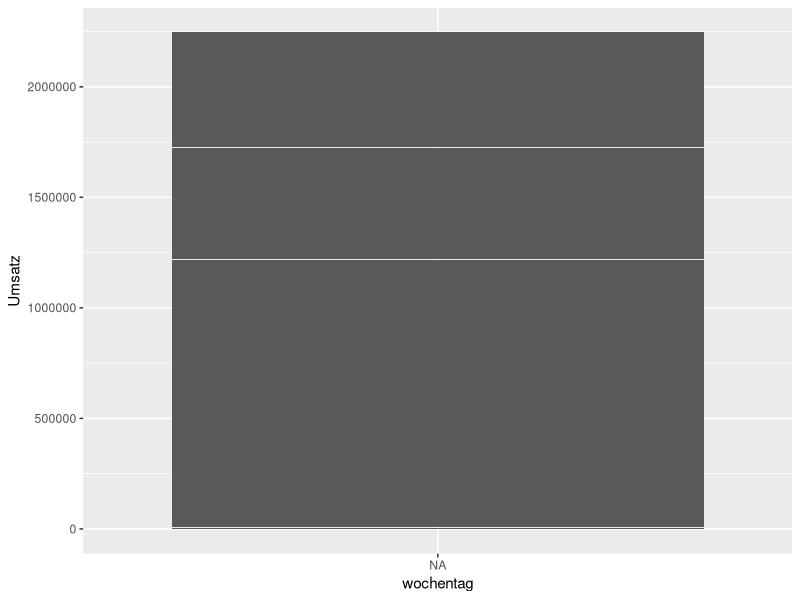
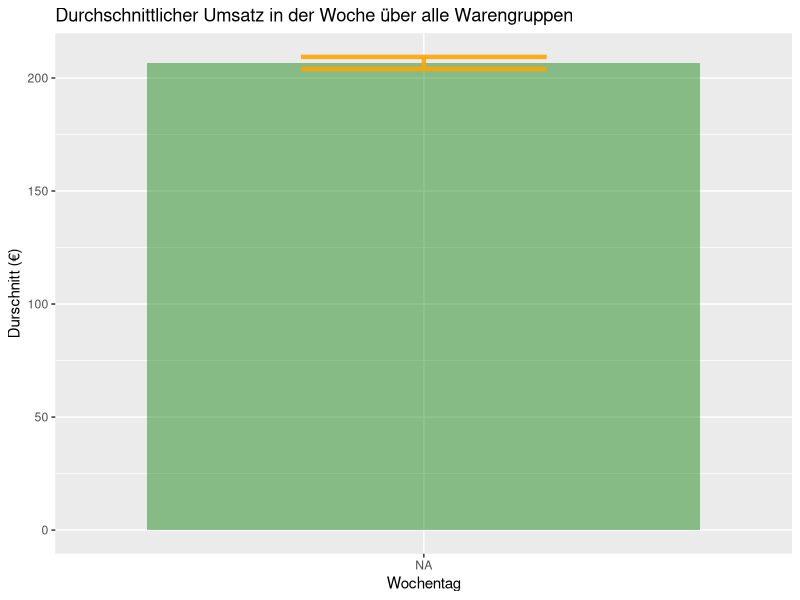
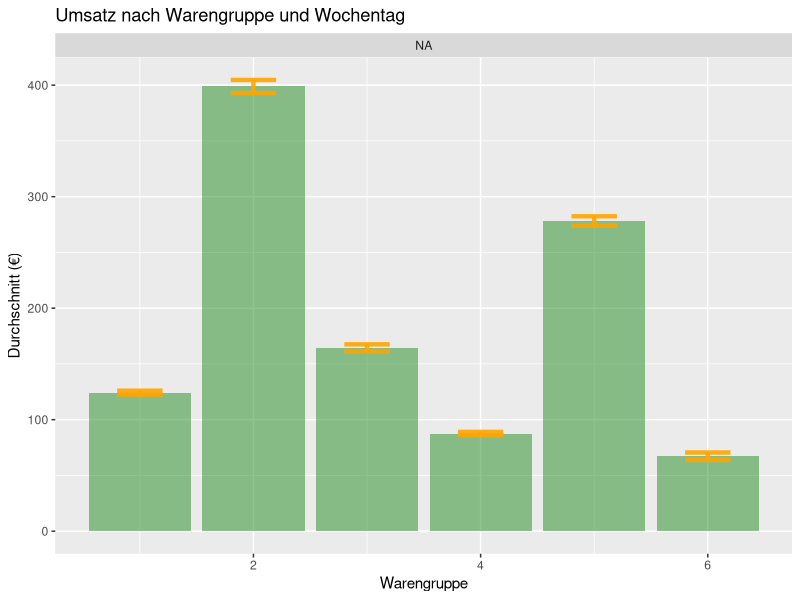

These figures' R source, in order:
## ---- chunk 1
#Laden der Bibliotheken

library(readr)
library(tidyverse)
library(lubridate)
library(ggplot2)
library(dplyr)
## ---- chunk 2
#Einlesen der Daten

umsatz <- read_csv("umsatzdaten_gekuerzt.csv", 
    col_types = cols(Datum = col_datetime(format = " %Y-%m-%d   "))) #Eingeben des Datums
## ---- chunk 3

#Wochentage allgemein


#Erstellung der Variable mit Wochentag

umsatz$wochentag <- weekdays(umsatz$Datum)

#Tage ordnen
umsatz$wochentag <- factor(umsatz$wochentag , levels= c("Montag","Dienstag","Mittwoch","Donnerstag","Freitag","Samstag","Sonntag"))

umsatz[order(umsatz$wochentag), ]
#Balkendiagramm der Umsätze von Warengruppe 1 je Wochentag (ohne Konfidenzintervall)

ggplot(umsatz) +
  geom_bar(aes(x = wochentag, y = Umsatz), stat = "identity")


#Balkendiagramm der Umsätze aller Warengruppen je Wochentag (ohne Konfidenzintervall)
# Berechnung von Mittelwerten, Standardabweichungen, Standardfehlern und Konfidenzintervallen
#n ist einfach nur praktisch und z?hlt die Wochentage
my_sum_week<- umsatz %>%
  group_by(wochentag) %>%
  summarise(
    n=n(), #ist praktisch, weil es die Anzahl z?hlt
    mean=mean(Umsatz),
    sd=sd(Umsatz),
    summe=sum(Umsatz)) %>%
  mutate( se=sd/sqrt(n))  %>%
  mutate( ic=se * qt((1-0.05)/2 + .5, n-1))

# Confidence Interval
ggplot(my_sum_week) +
  geom_bar( aes(x=wochentag, y=mean), stat="identity", fill="forestgreen", alpha=0.5) +
  geom_errorbar( aes(x=wochentag, ymin=mean-ic, ymax=mean+ic), width=0.4, colour="orange", alpha=0.9, size=1.5) +
  xlab("Wochentag")+
  ylab("Durschnitt (€)")+
  ggtitle("Durchschnittlicher Umsatz in der Woche über alle Warengruppen")

## ---- chunk 4

#Tabelle für den Umsatz nach Warengruppen  und  Wochentagen
ware_week<- umsatz %>%
  group_by(wochentag, Warengruppe) %>%
  summarise(
    n=n(), #ist praktisch, weil es die Anzahl z?hlt
    mean=mean(Umsatz),
    sd=sd(Umsatz),
    summe=sum(Umsatz)
  ) %>%
  mutate( se=sd/sqrt(n))  %>%
  mutate( ic=se * qt((1-0.05)/2 + .5, n-1))

#Tage ordnen
ware_week$wochentag <- factor(ware_week$wochentag , levels= c("Montag","Dienstag","Mittwoch","Donnerstag","Freitag","Samstag","Sonntag"))

ware_week[order(ware_week$wochentag), ]


# nach Warengruppe an den Wochentagen den Umsatz plotten
ggplot(ware_week) +
  geom_bar( aes(x=Warengruppe, y=mean), stat="identity", fill="forestgreen", alpha=0.5) +
  geom_errorbar( aes(x=Warengruppe, ymin=mean-ic, ymax=mean+ic), width=0.4, colour="orange", alpha=0.9, size=1.5) +
  ylab("Durchschnitt (€)")+
 facet_wrap(~wochentag)+
  ggtitle("Umsatz nach Warengruppe und Wochentag")

